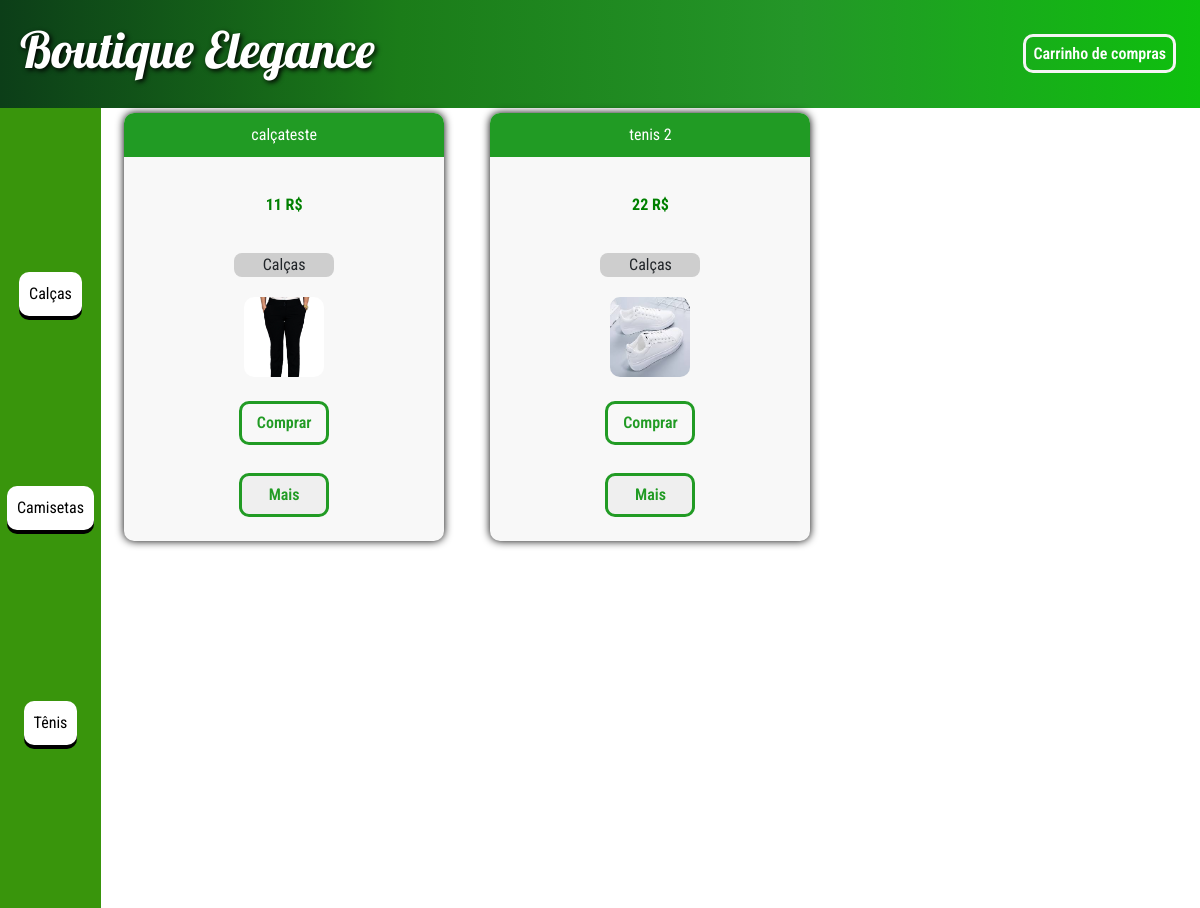
Page /site/usuario_produtos.php on the committed database.
### tables this page shows
CREATE TABLE `categoria` (
  `id_categoria` int(11) NOT NULL,
  `nome` varchar(30) DEFAULT NULL
);

CREATE TABLE `produto` (
  `id_produto` int(11) NOT NULL,
  `id_categoria_id` int(11) DEFAULT NULL,
  `valor` float DEFAULT NULL,
  `descricao` varchar(120) DEFAULT NULL,
  `nome_produto` varchar(60) DEFAULT NULL,
  `disponibilidade` tinyint(1) DEFAULT NULL,
  `foto` varchar(60) DEFAULT NULL
);

### class/categoria.DAO.class.php (called while the page is built, shortened)
<?php
	class categoriaDAO{
		public function __construct(){
			$this->conexao =
			new PDO("mysql:host=localhost; dbname=bancoSD","root", "");
		}
		public function listar(){
            $sql = $this->conexao->prepare("select * from categoria");
			$sql->execute();
			return $sql->fetchAll();
        }
	}
?>

### class/produtos.DAO.class.php (called while the page is built, shortened)
<?php
	class ProdutoSDAO{
		public function __construct(){
			$this->conexao =
			new PDO("mysql:host=localhost; dbname=BANCOsd",
			"root", "");
		}
		public function listar(){
			$sql= $this->conexao->prepare(
			"select produto.*, categoria.* from produto inner join categoria on produto.id_categoria_id = categoria.id_categoria");
			$sql->execute();
			return $sql->fetchAll();
		}
	}
?>

### site/usuario_produtos.php (the view, shortened to what this page needs)
<?php
    include_once "../class/produtos.DAO.class.php";
    include_once "../class/categoria.DAO.class.php";
    $objCategoriaDAO = new categoriaDAO();
    $retornoCat = $objCategoriaDAO->listar();
    $objProdutoDAO = new produtosDAO();
    $retorno = $objProdutoDAO->listar();
?>
<html lang="pt">
<head>
    <link href="https://cdn.jsdelivr.net/npm/bootstrap@5.3.3/dist/css/bootstrap.min.css" rel="stylesheet">
    <link rel="stylesheet" href="../CSS/style.css">
</head>
<body>
    <header>
        <div>
            <h1 id="titulo">Boutique Elegance</h1>
        </div>
        <div>
            <a id="carrinho" style="width:auto;"href="carrinho.php">Carrinho de compras</a>
        </div>
    </header>
    <div id="container-geral">
            <div id="div-botoes">
                <?php
                    foreach($retornoCat as $query){?>
                    <button class="side-links" onclick="window.location.href='usuario_produtos_categoria.php?categoria=<?=$query['nome']?>'"><?=$query['nome']?></button>
                <?php } ?>
            </div>
            <div class="container-list">
            <?php foreach ($retorno as $query) { ?>
                <div class='form-listar'>
                    <p class='top-text'><?= $query['nome_produto'] ?></p>
                    <p style='color:green; font-weight:bold;'><?= $query['valor'] ?> R$</p>
                    <p id="warning-button" style="width:100px; text-align:center; margin:0;"><?= $query['nome'] ?></p>
                    <img style='border-radius:10px;' src='../img/<?= $query['foto'] ?>' width='80' height='80'>
                    <a class="btn-op" href="?id=<?=$query['id_produto']?>&compra">Comprar</a>
                    <button class='btn-op botao-mais'>Mais</button>
                </div>
            <?php } ?>
        </div>
</div>

### CSS/style.css (style rules this page uses)
:root { --verdep: #219b24; }
body { height: 100%; margin: 0; }
#container-geral { display: flex; height: 100vh; }
#div-botoes { flex-direction: column; display: flex; justify-content:space-evenly; width: auto; align-items: center; background-color: rgb(57, 149, 12); animation: ease-in-out; }
.side-links { font-family: "roboto condensed"; border-radius: 10px; border: none; background-color: #ffffff; margin: 7px; padding: 10px; box-shadow: 0 4px black; transition: padding-right 1200ms, box-shadow 1200ms; }
header { display: flex; justify-content: space-between; align-items: center; background-image: linear-gradient(to right, rgb(12, 62, 24),rgb(27, 124, 25),rgb(36, 150, 40),rgb(14, 192, 14)); padding: 20px; }
#titulo { font-family: "lobster"; color: rgb(255, 255, 255); font-size: 50px; text-shadow: 2px 2px 5px rgb(0, 0, 0); }
.container-list { display: grid; grid-template-rows: 1FR 1FR 1FR ; grid-template-columns: 1FR 1FR 1FR ; height: 100%; row-gap: 20px; flex-grow: 1; }
.top-text { background-color: var(--verdep); width: 100%; text-align: center; border-top-right-radius: 10px; border-top-left-radius: 10px; font-family: "roboto condensed"; padding: 10px; color: white; }
.btn-op { border-radius: 10px; font-family: "roboto condensed"; color: var(--verdep); text-decoration: none; padding: 7px; width: 90px; font-weight: 600; text-align: center; border: 3px solid var(--verdep); margin: 4px; }
.form-listar { display: flex; justify-content: center; align-items: center; flex-direction: column; gap: 20px; font-family: "roboto condensed"; width: 320px; border: none; box-shadow: 0 0 8px black; border-radius: 10px; background-color: rgb(248, 248, 248); padding-bottom: 20px; margin: 5px; justify-self: center; align-self: center; }
#warning-button { border: none; background-color: rgb(206, 206, 206); border-radius: 8px; margin: 10px; }
#carrinho { border-radius: 10px; font-family: "roboto condensed"; color: white; text-decoration: none; padding: 7px; width: 90px; font-weight: 600; text-align: center; border: 3px solid whitesmoke; margin: 4px; }

### rows in the picture
categoria: nome "Calças"
categoria: nome "Camisetas"
categoria: nome "Tênis"
produto: nome_produto "calçateste", valor "11", id_categoria.nome "Calças", foto (picture)
produto: nome_produto "tenis 2", valor "22", id_categoria.nome "Calças", foto (picture)
